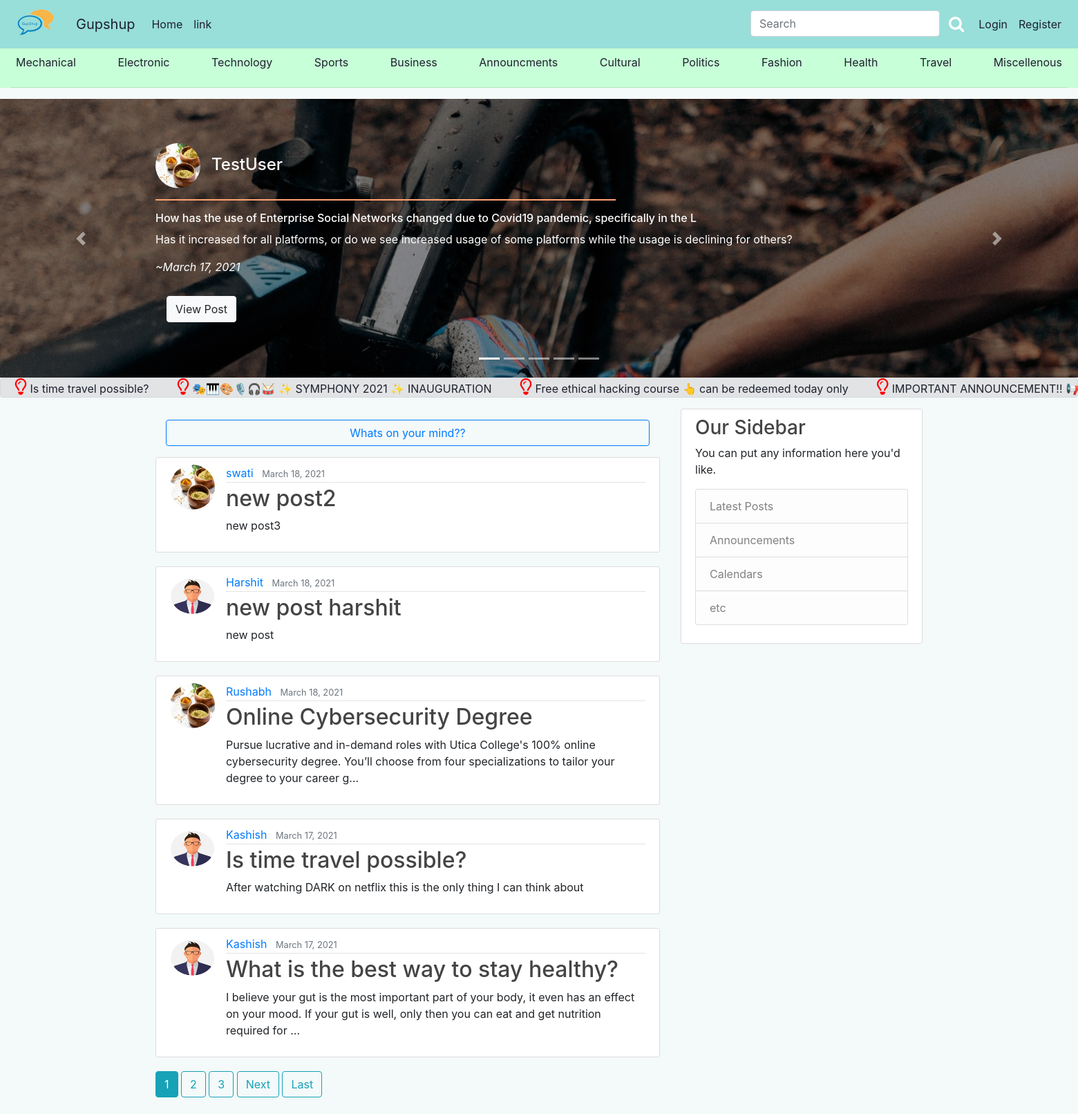
The page / on the database its author committed.
### blog/models.py (models this page shows, shortened)
class Post(models.Model):
	title = models.CharField(max_length=100)
	content = models.TextField()
	date_posted = models.DateTimeField(default=timezone.now)
	author = models.ForeignKey(User, on_delete=models.CASCADE)
	category = models.CharField(
        max_length = 20,
        choices = Category_choices,
        default = 'Miscellenous'
        )
	def __str__(self):
		return self.title
	upvote = models.ManyToManyField(User, related_name = 'upvote')
	downvote = models.ManyToManyField(User, related_name = 'downvote')

### users/models.py (models this page shows, shortened)
class Profile(models.Model):
	user = models.OneToOneField(User, on_delete=models.CASCADE)
	image = models.ImageField(default='default.jpg',upload_to='profile_pics')

### blog/views.py (the view)
# urls.py: path('', PostListView.as_view(), name='blog-home'),
class PostListView(ListView):
	model = Post
	template_name = 'blog/home.html'
	context_object_name = 'posts'
	ordering = ['-date_posted']
	paginate_by = 5
	def get_context_data(self, **kwargs):
		top3 = Post.objects.annotate(q_count=Count('upvote')).order_by('-q_count')[:5]
		print(top3)
		context = super(PostListView, self).get_context_data(**kwargs)
		context['posts']=Post.objects.all()
		context['tops']=top3
		context['announcments']=Post.objects.filter(category='Announcments')
		p = Paginator(Post.objects.select_related().all().order_by('-date_posted'), self.paginate_by)
		context['posts'] = p.page(context['page_obj'].number)
		return context

### blog/templates/blog/home.html (shortened to what this page needs)
{% extends "blog/base.html" %}
{%block carousel%}
{% load crispy_forms_tags%}
{% load static %}
<div class="container-fluid" style="background-color: #c7ffd8">
		<div class="nav-scroller py-0 my-0 ">
			<nav class="nav d-flex justify-content-between">
			<a class="p-2 " style="color: #1e212d" href="{% url 'category' "Mechanical" %}">Mechanical</a>
			<a class="p-2 " style="color: #1e212d" href="{% url 'category' "Electronic" %}">Electronic</a>
			<a class="p-2 " style="color: #1e212d" href="{% url 'category' "Technology" %}">Technology</a>
			<a class="p-2 " style="color: #1e212d" href="{% url 'category' "Sports" %}">Sports</a>
			<a class="p-2 " style="color: #1e212d" href="{% url 'category' "Business" %}">Business</a>
			<a class="p-2 " style="color: #1e212d" href="{% url 'category' "Announcments" %}">Announcments</a>
			<a class="p-2 " style="color: #1e212d" href="{% url 'category' "Cultural" %}">Cultural</a>
			<a class="p-2 " style="color: #1e212d" href="{% url 'category' "Politics" %}">Politics</a>
			<a class="p-2 " style="color: #1e212d" href="{% url 'category' "Fashion" %}">Fashion</a>
			<a class="p-2 " style="color: #1e212d" href="{% url 'category' "Health" %}">Health</a>
			<a class="p-2 " style="color: #1e212d" href="{% url 'category' "Travel" %}">Travel</a>
			<a class="p-2 " style="color: #1e212d" href="{% url 'category' "Miscellenous" %}">Miscellenous</a>
			</nav>
		</div>
		<hr>
	</div>
<div class="container-fluid px-0 ">
	<div id="carouselExampleIndicators" class="carousel slide" data-ride="carousel">
		<ol class="carousel-indicators">
		  <li data-target="#carouselExampleIndicators" data-slide-to="0" class="active"></li>
		  <li data-target="#carouselExampleIndicators" data-slide-to="1"></li>
		  <li data-target="#carouselExampleIndicators" data-slide-to="2"></li>
		  <li data-target="#carouselExampleIndicators" data-slide-to="3"></li>
		  <li data-target="#carouselExampleIndicators" data-slide-to="4"></li>
		</ol>
		<div class="carousel-inner mt-0 py-0">
		  <div class="carousel-item active">
			{% if tops.4.category == "Business"%}
		  <div class="jumbotron " style="background-image: linear-gradient(to bottom, rgba(0,0,0,0.4) 0%,rgba(0,0,0,0.4) 100%),url({%static 'blog/business_banner.jpg'%}); border-radius: 0; margin-bottom: 0px; ">
		{% elif  tops.4.category == "Electronic" %}
			<div class="jumbotron " style="background-image: linear-gradient(to bottom, rgba(0,0,0,0.4) 0%,rgba(0,0,0,0.4) 100%),url({%static 'blog/electronic_banner.jpg'%}); border-radius: 0; margin-bottom: 0px; ">
		{% elif  tops.4.category == "Mechanical" %}
			<div class="jumbotron " style="background-image: linear-gradient(to bottom, rgba(0,0,0,0.4) 0%,rgba(0,0,0,0.4) 100%),url({%static 'blog/machine_banner.jpg'%}); border-radius: 0; margin-bottom: 0px; ">
		{% elif  tops.4.category == "Sports" %}
			<div class="jumbotron " style="background-image: linear-gradient(to bottom, rgba(0,0,0,0.4) 0%,rgba(0,0,0,0.4) 100%),url({%static 'blog/sports_banner.jpg'%}); border-radius: 0; margin-bottom: 0px; ">
		{% elif  tops.4.category == "Technology" %}
			<div class="jumbotron " style="background-image: linear-gradient(to bottom, rgba(0,0,0,0.4) 0%,rgba(0,0,0,0.4) 100%),url({%static 'blog/tech_banner.jpg'%}); border-radius: 0; margin-bottom: 0px; ">
		{% else %}
			<div class="jumbotron " style="background-image: linear-gradient(to bottom, rgba(0,0,0,0.4) 0%,rgba(0,0,0,0.4) 100%),url({%static 'blog/misc_banner.jpg'%}); border-radius: 0; margin-bottom: 0px; ">
		{% endif %}
      	<div class="container py-0 mb-0">
				<strong><h4 style="color: #FFFF;"><img class="rounded-circle article-img "src = {{tops.0.author.profile.image.url}}>{{tops.0.author}}</h4></strong>
				<h6 class="mb-2" style="color: white;"><hr style=" border-top: 2px solid #ffa372; width: 60%; margin-left: 0px; ;"/>
					{{tops.0.title}}</h6>
				<p  style="color: #FFF;">{{tops.0.content| safe}}</p>
				<i style="color: #FFF;">~{{tops.0.date_posted|date:"F d, Y"}}</i>
		  <p class="lead px-3">
			  <br>
		    <a class="btn btn-light " href="{% url 'post-detail' tops.0.id %}" role="button">View Post</a>
		  </p>
	  </div>
    </div>
    </div>
</div>
		<a class="carousel-control-prev" href="#carouselExampleIndicators" role="button" data-slide="prev">
		  <span class="carousel-control-prev-icon" aria-hidden="true"></span>
		</a>
		<a class="carousel-control-next" href="#carouselExampleIndicators" role="button" data-slide="next">
		  <span class="carousel-control-next-icon" aria-hidden="true"></span>
		</a>
	  </div>
</div>
<div class="container-fluid px-0 mx-0 my-0 py-0 mb-3">
	<div class="alert alert-secondary my-0 py-0 " role="alert">
  <marquee  class="my-0 py-0"><p class="my-0 py-0" style="font-family: Impact; font-size: 15pt ">
  <div  style="white-space: nowrap">
  {% for post in announcments|slice:"::-1"%}
  	<i class="fa fa-lightbulb-o" style="font-size:24px; color:red;"></i>
			    <span ><a href="{% url 'post-detail' post.id %}" style="color: #1e212d; text-decoration: none" >{{ post.title }}&nbsp;&nbsp;&nbsp;&nbsp;&nbsp;&nbsp;&nbsp;&nbsp; </a>  </span>
	{%endfor%}
	</div>
	</marquee>
	</div>
</div>
	{% endblock %}
{% block content %}
		<div class="container-fluid my-3 ">
			<a type="button" class="btn btn-outline-primary container-fluid home_newpost" href="{% url 'post-create' %}">Whats on your mind??</a>
		</div>
	{% for post in posts|slice:"{{ page_obj.paginator.count }}-1::-1"%}
		<article class="media content-section">
			<img class="rounded-circle article-img "src = {{post.author.profile.image.url}}>
		    <div class="media-body">
			    <div class="article-metadata">
			      <a class="mr-2" href="{% url 'user-posts' post.author.username %}">{{ post.author }}</a>
			      <small class="text-muted">{{ post.date_posted|date:"F d, Y" }}</small>
			    </div>
			    <h2><a class="article-title" href="{% url 'post-detail' post.id %}">{{ post.title }}</a></h2>
				{% if post.content|length > 170%}
			    <p class="article-content">{{ post.content|slice:":170"| safe }}...</p>
				{% else %}
				 <p class="article-content">{{ post.content|slice:":170"| safe }}</p>
				{% endif %}
			</div>
		</article>
	{%endfor%}
	{% if is_paginated%}
		{% for num in page_obj.paginator.page_range %}
			{% if page_obj.number == num %}
				<a class="btn btn-info mb-4" href="?page={{ num }}">{{ num }}</a>
			{% elif num > page_obj.number|add:'-3' and num < page_obj.number|add:'3'%}
				<a class="btn btn-outline-info mb-4" href="?page={{ num }}">{{ num }}</a>
			{% endif %}
		{% endfor %}
		{% if page_obj.has_next %}
			<a class="btn btn-outline-info mb-4" href="?page={{ page_obj.next_page_number }}">Next</a>
			<a class="btn btn-outline-info mb-4" href="?page={{ page_obj.paginator.num_pages }}">Last</a>
		{% endif %}
	{% endif %}
{% endblock content %}

### blog/static/blog/main.css (style rules this page uses)
body { background: #fafafa; color: #333333; margin-top: 5rem; }
h1, h2, h3, h4, h5, h6 { color: #444444; }
.content-section { background: #ffffff; padding: 10px 20px; border: 1px solid #dddddd; border-radius: 3px; margin-bottom: 20px; }
.article-title { color: #444444; }
.article-content { white-space: pre-line; }
.article-img { height: 65px; width: 65px; margin-right: 16px; }
.article-metadata { padding-bottom: 1px; margin-bottom: 4px; border-bottom: 1px solid #e3e3e3 }

### rows shown on the page
Post: author.image (placeholder picture), author.username "TestUser", title "How has the use of Enterprise Social Networks changed due to Covid19 pandemic, specifically in the L", content "Has it increased for all platforms, or do we see increased usage of some platforms while the usage is declining for others?", date_posted "March 17, 2021"
Post: title "Is time travel possible?", author.profile.image (placeholder picture), author "Kashish", date_posted "March 17, 2021", content "After watching DARK on netflix this is the only thing I can think about"
Post: title "🎭🎹🎨🎙🎧🥁 ✨ SYMPHONY 2021 ✨ INAUGURATION"
Post: title "Free ethical hacking course 👆 can be redeemed today only"
Post: title "IMPORTANT ANNOUNCEMENT!!…"
Post: author.profile.image (placeholder picture), author "swati", date_posted "March 18, 2021", title "new post2", content "new post3"
Post: author.profile.image (placeholder picture), author "Harshit", date_posted "March 18, 2021", title "new post harshit", content "new post"
Post: author.profile.image (placeholder picture), author "Rushabh", date_posted "March 18, 2021", title "Online Cybersecurity Degree", content "Pursue lucrative and in-demand roles with Utica College's 100% online cybersecurity degree. You’ll choose from four specializations to tailor your degree to your career g"
Post: author.profile.image (placeholder picture), author "Kashish", date_posted "March 17, 2021", title "What is the best way to stay healthy?", content "I believe your gut is the most important part of your body, it even has an effect on your mood. If your gut is well, only then you can eat and get nutrition required for"

### other values the page prints
{{ num }} "1"
{{ num }} "2" "3"
